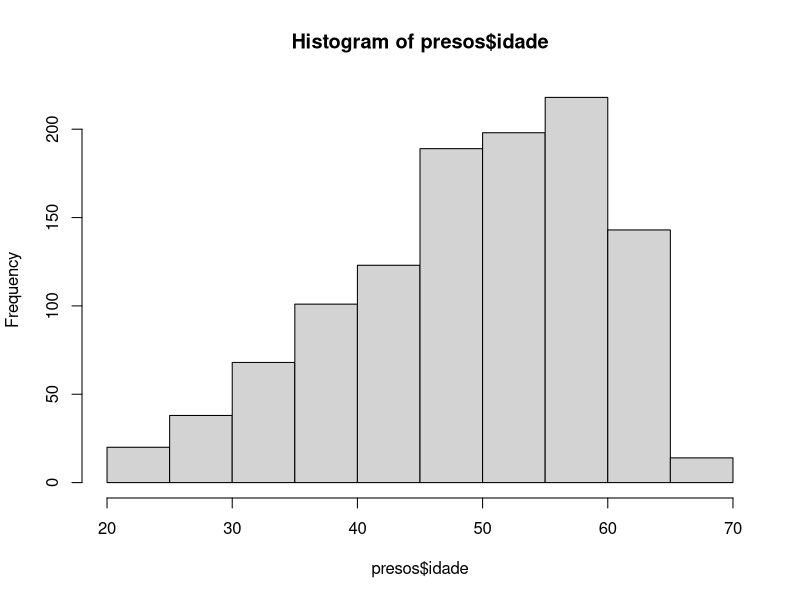
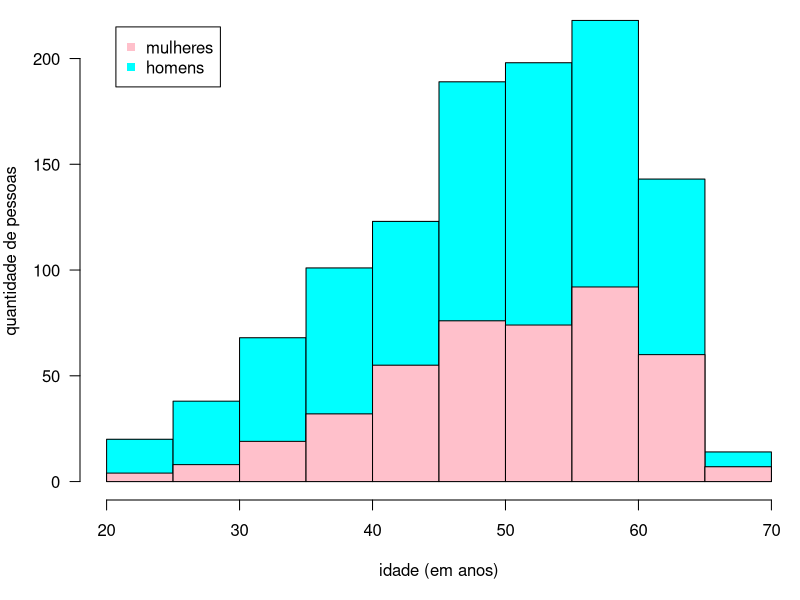

Generate these figures, in order, with R:
presos.raw <- read.csv ("presos.csv")

presos <- subset (presos.raw, data.nascimento != "")
nrow (presos)
presos$data.nascimento <- as.Date (presos$data.nascimento)
presos$idade <- as.numeric (Sys.Date() - presos$data.nascimento) / 365.25
presos <- subset (presos, idade >= 18 & idade < 70)

nrow (presos.raw)
nrow (presos)

table (presos.raw$genero)
table (presos$genero)

n <- nrow (presos)
length (which (presos$idade > 45 & presos$idade < 55)) / n
length (which (presos$idade > 40 & presos$idade < 60)) / n

summary (presos$idade)
aggregate (presos, idade ~ genero, mean)
anova (lm (idade ~ genero, presos))

h <- hist (presos$idade)

png (file = "histograma-idades.png", height = 640, width = 640, pointsize = 24)
par (mar = c (5, 4, 0.1, 0.1))
plot (h, col = "cyan", las = 1,
      xlab = "idade (em anos)", ylab = "quantidade de pessoas", main = "")
hist (subset(presos, genero == "F")$idade, col = "pink", breaks = h$breaks,
      add = TRUE)
legend ("topleft", legend = c("mulheres", "homens"), pch = 15,
        col = c("pink", "cyan"), inset = 0.05)
dev.off ()
